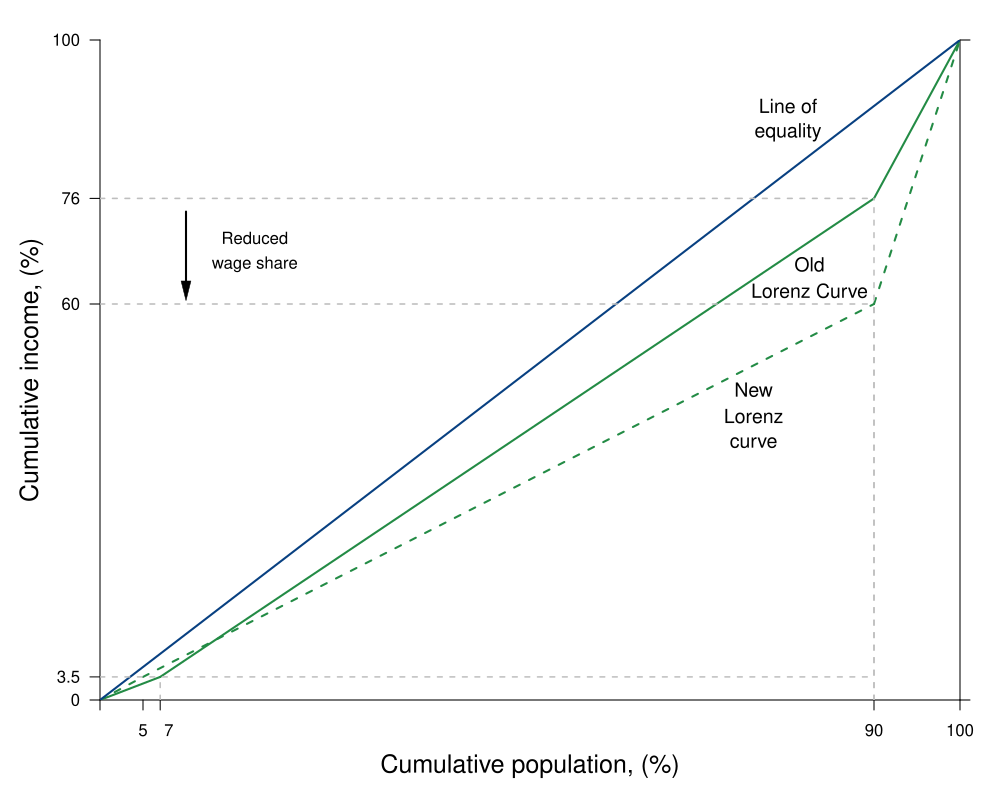

The script that saved this image:
# Graph Designer: Scott Cohn + Simon Halliday

library(shape)
library(pBrackets)
pdf(file = "capitalism/lorenz_wage_effects_benefits.pdf", width = 10, height = 8)

#Set parameters for graphics
axislabelsize <- 1.5
labelsize <- 1.2
graphlinewidth <- 2
segmentlinewidth <- 1.5

COL <- c("#7fc97f", "#beaed4", "#fdc086", "#ffff99", "#386cb0", "#f0027f", "#bf5b17", "#666666")
COLA <- c("#e0f3db", "#99d8c9","#66c2a4","#41ae76", "#238b45", "#005824")
COLB <- c("#c6dbef", "#4eb3d3", "#2b8cbe", "#0868ac","#084081")
COLC <- c("#fcfbfd", "#efedf5", "#dadaeb", "#bcbddc", "#9e9ac8", "#807dba", "#6a51a3", "#54278f", "#3f007d")

#Edited the margins to cater for the larger LHS labels
par(mar =  c(5, 5, 2, 2))


#Add limits on axes and levels of utility for each indifference curve
ylims <- c(0, 1)
xlims <- c(0, 1)

npts <- 501 
x <- seq(xlims[1], xlims[2], length.out = npts)
y <- seq(ylims[1], ylims[2], length.out = npts) 

plot(0, 0, xlim = xlims, ylim = ylims, type = "n",
     xlab = expression(paste("")),
     ylab = expression(paste("")), 
     xaxt = "n", 
     yaxt = "n", 
     cex.lab = axislabelsize, 
     bty = "n", 
     xaxs="i", 
     yaxs="i"
)

#Calculate the Gini
#Area B:
#((0.5*(0.25*0.5)) + 0.25*0.5 + 0.5*(0.75*0.5))
#Therefore Area A: 
#0.5 - Area B
#Therefore Gini: 
# (0.5 - ((0.5*(0.25*0.5)) + 0.25*0.5 + 0.5*(0.75*0.5)))/0.5 = 0.25

ticksy <- c(ylims[1], 0.035, 0.6, 0.76, ylims[2])
ylabels <- c(0, expression(paste(3.5)), expression(paste(60)), expression(paste(76)), 100)
ticksx <- c(xlims[1], 0.05, 0.07, 0.9, xlims[2])
xlabels <- c(NA, 5, 7, 90,  100)
ticksy2 <- c(0,1)

axis(1,at = ticksx,  pos = 0, labels = xlabels)
axis(2,at = ticksy,  pos = 0, labels = ylabels, las = 1)
axis(4,at = ticksy2,  pos = 1, labels = NA, las = 1)

text(0.08, -0.046, expression(paste(7)), xpd = TRUE, cex = 1) 

npts <- 500 
xx1 <- seq(xlims[1], xlims[2], length.out = npts)
xx2 <- seq(0, xlims[2], length.out = npts)
xx3 <- seq(xlims[1], 0, length.out = npts)
xx4 <- seq(-11, 0, length.out = npts)

#Axis labels and draw linear utility function
#mtext(expression(paste("Cumulative population proportion, ", F(n))), side = 1, line = 2.5, cex = axislabelsize)
text(-0.08, 0.5*ylims[2], expression(paste("Cumulative income, (%)")), xpd = TRUE, cex = axislabelsize, srt = 90) 
text(0.5*xlims[2], -0.1, expression(paste("Cumulative population, (%)")), xpd = TRUE, cex = axislabelsize) 

text(0.18, 0.7, expression(paste("Reduced")))
text(0.18, 0.66, expression(paste("wage share")))
Arrows(0.1, 0.74, 0.1, 0.62, col = "black", lty = 1, lwd = 2, arr.type = "triangle", arr.lwd = 0.5, code = 2)



#Shaded Areas A and B
#Area A
#xpoly1 <- c(0, 0.1, 0.9, 1, 0)
#ypoly1 <- c(0, 0, 0.6, 1, 0)
#polygon(x = xpoly1,
#        y = ypoly1,
#        col = COLB[1], density = NULL, border = NA)
#Area B
#xpoly2 <- c(0, 0.1, 1, 1, 0.9, 0.1)
#ypoly2 <- c(0, 0, 0, 1, 0.6, 0)
#polygon(x = xpoly2,
#        y = ypoly2,
#        col = COLA[1], density = NULL, border = NA)

# Lorenz curve

segments(0, 0, 0.07, 0.035, lty = 1, col = COLA[5], lwd = graphlinewidth)
segments(0.07, 0.035, 0.9, 0.76, lty = 1, col = COLA[5], lwd = graphlinewidth)
segments(0.9, 0.76, 1, 1, lty = 1, col = COLA[5], lwd = graphlinewidth)

segments(0, 0, 0.05, 0.035, lty = 2, col = COLA[5], lwd = graphlinewidth)
segments(0.05, 0.035, 0.9, 0.6, lty = 2, col = COLA[5], lwd = graphlinewidth)
segments(0.9, 0.6, 1, 1, lty = 2, col = COLA[5], lwd = graphlinewidth)

text(0.76, 0.47, expression(paste("New")), cex = labelsize)
text(0.76, 0.43, expression(paste("Lorenz")), cex = labelsize)
text(0.76, 0.39, expression(paste("curve")), cex = labelsize)

# text(0.85, 0.65, expression(paste("Old Lorenz")), cex = labelsize)
# text(0.85, 0.61, expression(paste("Curve")), cex = labelsize)

text(0.825, 0.66, expression(paste("Old")), cex = labelsize)
text(0.825, 0.62, expression(paste("Lorenz Curve")), cex = labelsize)





#Line of equality
segments(0, 0, 1, 1, lty = 1, col = COLB[5], lwd = graphlinewidth)
text(0.8, 0.9, expression(paste("Line of")), cex = labelsize)
text(0.8, 0.86, expression(paste("equality")), cex = labelsize)

segments(0.07, 0, 0.07, 0.035, lty = 2, col = "gray", lwd = segmentlinewidth)
segments(0, 0.035, 0.9, 0.035, lty = 2, col = "gray", lwd = segmentlinewidth)


segments(0.9, 0, 0.9, 0.6, lty = 2, col = "gray", lwd = segmentlinewidth)
segments(0, 0.6, 0.9, 0.6, lty = 2, col = "gray", lwd = segmentlinewidth)

segments(0.9, 0, 0.9, 0.76, lty = 2, col = "gray", lwd = segmentlinewidth)
segments(0, 0.76, 0.9, 0.76, lty = 2, col = "gray", lwd = segmentlinewidth)


#Label areas A and B
#text(0.6, 0.5, expression(paste(A)), cex = labelsize)

# text(0.6, 0.2, expression(paste(B[1])), cex = labelsize)
#text(0.6, 0.2, expression(paste(B[1])), cex = labelsize)
#text(0.95, 0.2, expression(paste(B[2])), cex = labelsize)
#text(0.95, 0.7, expression(paste(B[3])), cex = labelsize)


# text(0.9, 0.7, expression(paste(B[3])), cex = labelsize)

#Label and provide Gini value
#Bottom of frame
#segments(0.08, 0.75, 0.32, 0.75, lty = 1, col = "black" , lwd = 1)
#Top of frame
#segments(0.08, 0.85, 0.32, 0.85, lty = 1, col = "black" , lwd = 1)
#Left of frame
#segments(0.08, 0.75, 0.08, 0.85, lty = 1, col = "black" , lwd = 1)
#Right of frame
#segments(0.32, 0.75, 0.32, 0.85, lty = 1, col = "black" , lwd = 1)
#Gini equation
#text(0.2, 0.8, expression(paste(Gini == frac(A, A + B), phantom() == 0.36 )), cex = labelsize)


dev.off()
